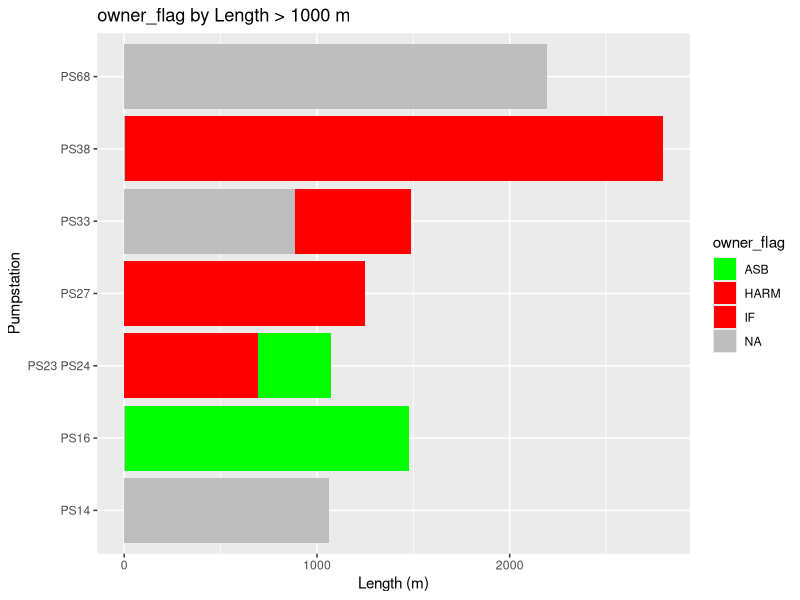

Recreate this plot in R. (Note: this script raises an error after producing the figure.)
#Analysis of WW Rising Main Data
#APH 23/09/2017

library(ggplot2)
###set working directory
wd_local<-c('C:/Users/Alex/Documents/R/WWL/WW Rising Mains')
wd_output<-c('C:/Users/Alex/Documents/R/WWL/WW Rising Mains/Outputs2/')

setwd(wd_local)

dat <- read.csv("RisingMain_byPS_2.csv", na.strings = c("", "NA"))
dat <- dat[ , grepl("_flag|length|user_text_30|user_text_35", names(dat))]

column <- names(dat)
column <- column[-c(13,21)]
pumpstation <- unique(factor(dat$user_text_30))

for(colu in column){
  if(colu == "length" | colu == "user_text_30" | colu == "user_text_30_flag" | colu == "user_text_35_flag"| colu == "user_text_35")
  {
    next
  }
  else
  new_dat <- dat[0,]
  dat0 <- dat[,c(paste(colu), "length", "user_text_30")]
#  if(colu == "user_text_35")
#    {
#    ggplot(data = dat0, aes_string(x = "user_text_30", y = colu)) + coord_flip() +
#      labs(title = "Repairs Count", y = "# of Repairs", x = "Pumpstation") +
#      ggsave(filename = paste(wd_output, paste(colu, "Repairs", sep = "_"), sep = "/"), width = 5, height = 7, units = "in")
#    }
#  else
  for(station in pumpstation){
    dat1 <- subset(dat0, dat0$user_text_30 == station)
    if(sum(dat1$length) > 1000)
    {
      dat1$splitter = 1000
    }
    else if((sum(dat1$length) <= 1000) & (sum(dat1$length) > 250))
    {
      dat1$splitter = 500
    }
    else
    {
      dat1$splitter = 100
    }
    new_dat <- rbind(new_dat, dat1)  
  }
  dat1000 <- subset(new_dat, new_dat$splitter == 1000)
  dat500 <- subset(new_dat, new_dat$splitter == 500)
  dat100 <- subset(new_dat, new_dat$splitter == 100)
  
    ggplot(data = dat1000, aes_string(x = "user_text_30", y = "length", fill = colu)) + 
    geom_bar(stat = "identity") + 
    scale_fill_manual(values = c("ASB" = "green", "CONF" = "blue", "HARM" = "red", "IF" = "red", "INM" = "olivedrab", "JB" = "gray",
                                 "#D" = "gray40", rep("gray", 50)), na.value = "gray") +
    coord_flip() +
    labs(title = paste(colu, "by Length > 1000 m", sep = " "), y = "Length (m)", x = "Pumpstation") +
    ggsave(filename = paste(wd_output, paste(colu, "1000.pdf", sep = "_"), sep = "/"), width = 5, height = 7, units = "in")
  
    ggplot(data = dat500, aes_string(x = "user_text_30", y = "length", fill = colu)) + 
    geom_bar(stat = "identity") + 
    coord_flip() +
    scale_fill_manual(values = c("ASB" = "green", "CONF" = "blue", "HARM" = "red", "IF" = "red", "INM" = "olivedrab", "JB" = "gray", "#D" = "gray40",
                                 "#D" = "gray40", rep("gray", 50)), na.value = "gray") +
    labs(title = paste(colu, "by Length >250, <= 1000 m", sep = " "), y = "Length (m)", x = "Pumpstation") +
    ggsave(filename = paste(wd_output, paste(colu, "250-1000.pdf", sep = "_"), sep = "/"), width = 7, height = 7, units = "in")
  
    ggplot(data = dat100, aes_string(x = "user_text_30", y = "length", fill = colu)) + 
    geom_bar(stat = "identity") + 
    coord_flip() +
    scale_fill_manual(values = c("ASB" = "green", "CONF" = "blue", "HARM" = "red", "IF" = "red", "INM" = "olivedrab", "JB" = "gray", "#D" = "gray40",
                                 "#D" = "gray40", rep("gray", 50)), na.value = "gray") +
    labs(title = paste(colu, "by Length <= 250 m", sep = " "), y = "Length (m)", x = "Pumpstation") +
    ggsave(filename = paste(wd_output, paste(colu, "250.pdf", sep = "_"), sep = "/"), width = 5, height = 7, units = "in")
}


